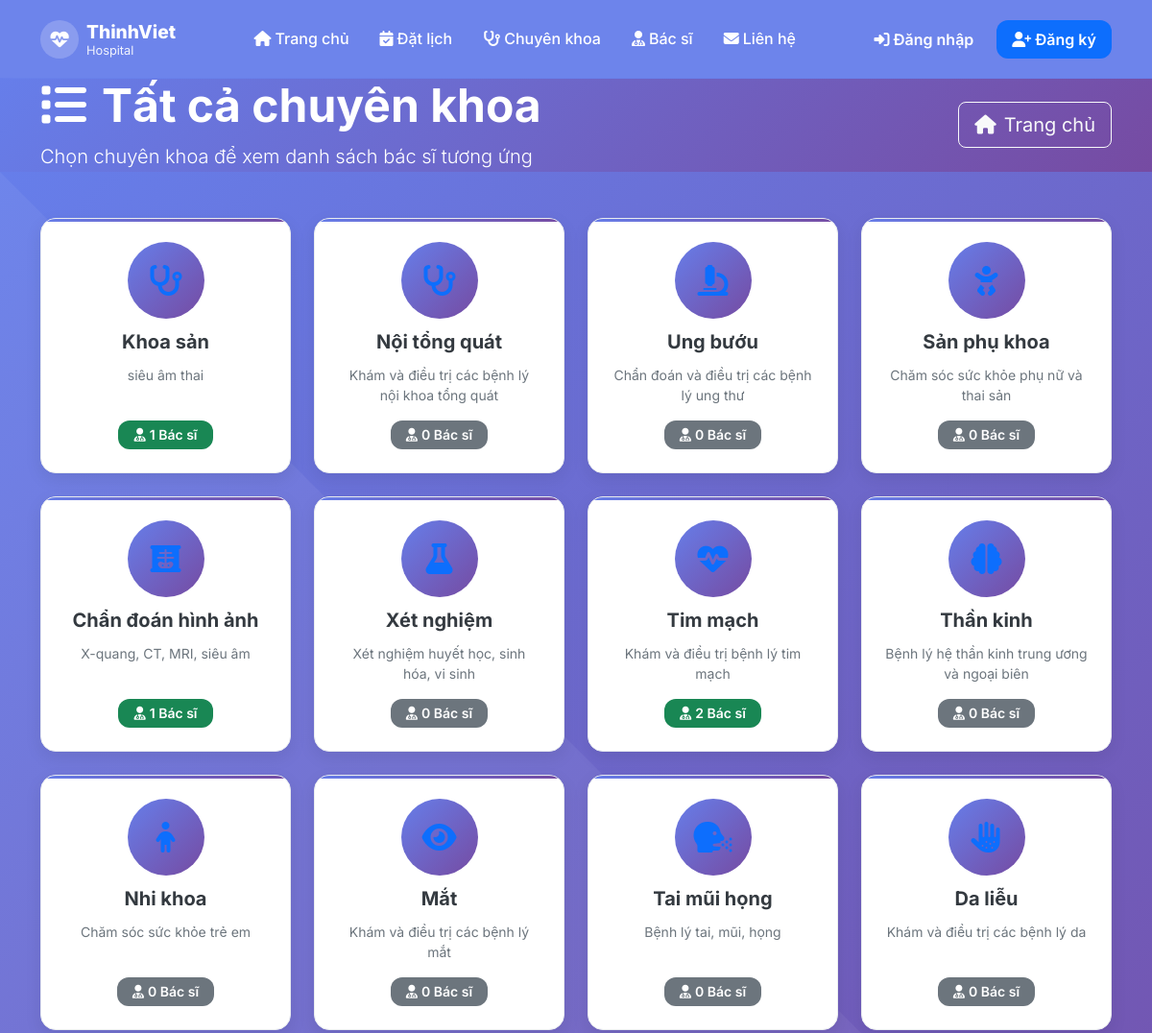
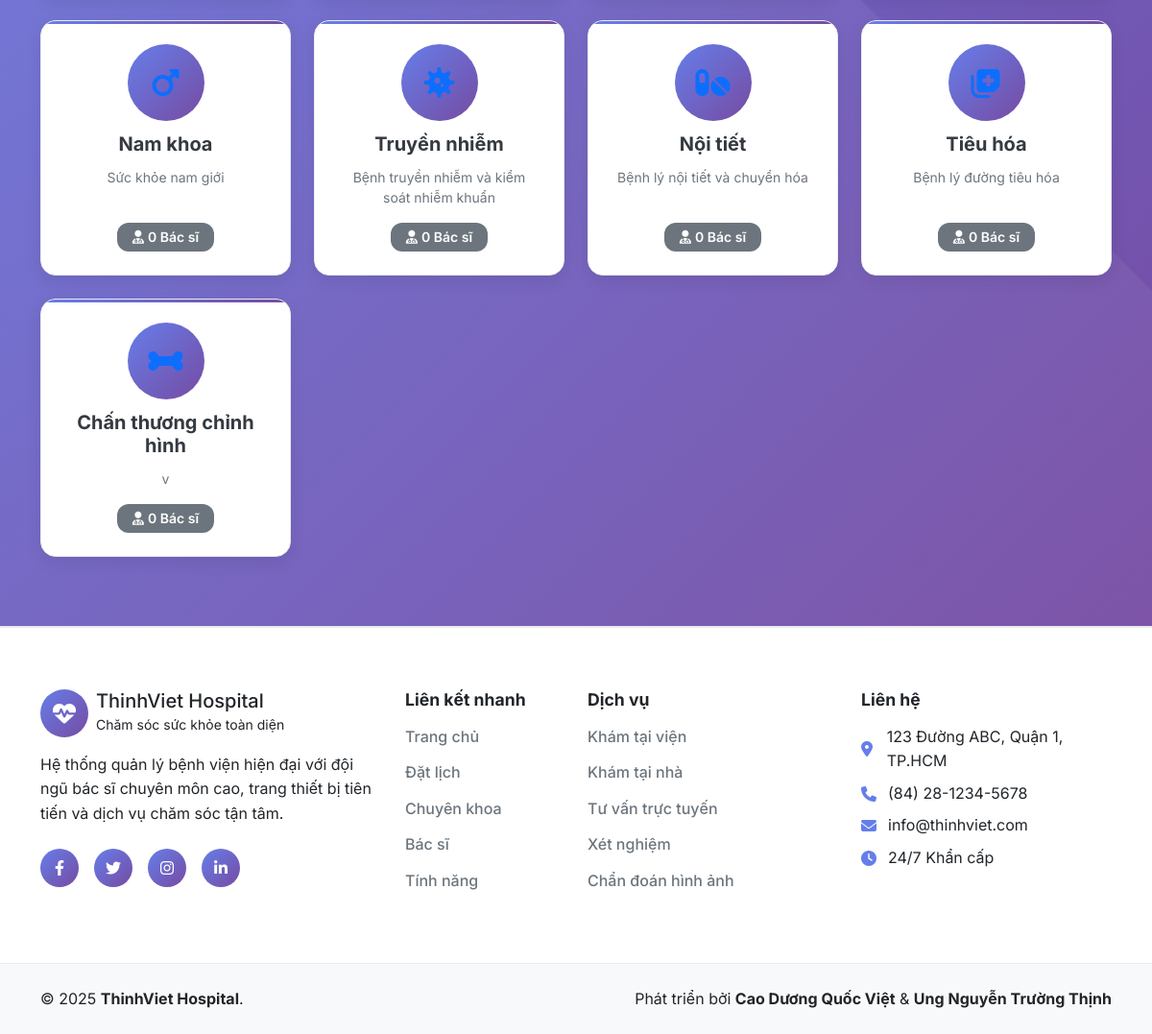
The page /specialties_all on the database its author committed (2 pictures, top to bottom).
### tables this page shows
CREATE TABLE `chuyen_khoa` (
  `id` int(11) NOT NULL,
  `ten` varchar(100) NOT NULL,
  `slug` varchar(120) DEFAULT NULL,
  `mo_ta` text DEFAULT NULL,
  `icon` varchar(100) DEFAULT NULL,
  `thu_tu` int(11) DEFAULT 0,
  `trang_thai` enum('active','inactive') DEFAULT 'active',
  `ngay_tao` timestamp NOT NULL DEFAULT current_timestamp(),
  `ngay_cap_nhat` timestamp NOT NULL DEFAULT current_timestamp() ON UPDATE current_timestamp()
);

### Controllers/DoctorController.php (called while the page is built, shortened)
<?php
require_once 'config/database.php';
class DoctorController
{
    public function __construct()
    {
        require_once 'config/database.php';
    }
    public function specialtiesAll()
    {
        require_once 'Models/Specialty.php';
        $spModel = new Specialty();
        if (method_exists($spModel, 'allWithDoctorCounts')) {
            $specialties = $spModel->allWithDoctorCounts();
        } else {
            $specialties = $spModel->all();
        }
        include 'Views/doctor/specialties_all.php';
    }
}

### config/database.php (called while the page is built, shortened)
<?php
class Database
{
    private $host;
    private $db_name;
    private $username;
    private $password;
    public function __construct()
    {
        $this->host = $_ENV['DB_HOST'] ?? getenv('DB_HOST') ?? 'localhost';
        $this->db_name = $_ENV['DB_NAME'] ?? getenv('DB_NAME') ?? 'hospital_management';
        $this->username = $_ENV['DB_USER'] ?? getenv('DB_USER') ?? 'root';
        $this->password = $_ENV['DB_PASS'] ?? getenv('DB_PASS') ?? '';
    }
    private function loadEnvFile()
    {
        $envFile = __DIR__ . '/../.env';
    }
    public function getConnection()
    {
        $this->conn = null;
        try {
            $this->conn = new PDO("mysql:host=" . $this->host . ";dbname=" . $this->db_name, $this->username, $this->password);
            $this->conn->exec("set names utf8");
            $this->conn->setAttribute(PDO::ATTR_ERRMODE, PDO::ERRMODE_EXCEPTION);
        } catch (PDOException $exception) {
            error_log("Database connection error: " . $exception->getMessage());
            echo "Database connection failed. Please try again later.";
        }
        return $this->conn;
    }
}

### Models/Specialty.php (called while the page is built, shortened)
<?php
require_once 'config/database.php';
class Specialty
{
    private $conn;
    private $table = 'chuyen_khoa';
    public function __construct()
    {
        $db = new Database();
        $this->conn = $db->getConnection();
    }
    public function allWithDoctorCounts()
    {
        $sql = "SELECT ck.id, ck.ten, ck.slug, ck.mo_ta, ck.icon, ck.thu_tu, ck.trang_thai,
                       COUNT(bs.id) AS doctor_count
                FROM {$this->table} ck
                LEFT JOIN bac_si bs ON bs.chuyen_khoa_id = ck.id
                GROUP BY ck.id, ck.ten, ck.slug, ck.mo_ta, ck.icon, ck.thu_tu, ck.trang_thai
                ORDER BY ck.thu_tu, ck.ten";
        $stmt = $this->conn->prepare($sql);
        $stmt->execute();
        return $stmt->fetchAll(PDO::FETCH_ASSOC);
    }
}

### Views/doctor/specialties_all.php (the view, shortened to what this page needs)
<?php $page_title = 'Tất cả chuyên khoa';
include 'Views/layouts/header.php'; ?>
<section class="page-header bg-gradient-primary text-white" style="margin-top: 81px;">
    <div class="container">
        <div class="row align-items-center">
            <div class="col-lg-8">
                <h1 class="display-5 fw-bold mb-2"><i class="fas fa-list me-3"></i>Tất cả chuyên khoa</h1>
                <p class="lead mb-0">Chọn chuyên khoa để xem danh sách bác sĩ tương ứng</p>
            </div>
            <div class="col-lg-4 text-lg-end">
                <a href="./home" class="btn btn-outline-light btn-lg"><i class="fas fa-home me-2"></i>Trang chủ</a>
            </div>
        </div>
    </div>
</section>
<section class="doctors-section py-5">
    <div class="container">
        <div class="row">
            <?php foreach (($specialties ?? []) as $sp):
                $iconClass = !empty($sp['icon']) ? $sp['icon'] : 'fas fa-stethoscope';
                $count = isset($sp['doctor_count']) ? (int)$sp['doctor_count'] : 0;
                $badgeColor = $count > 0 ? 'success' : 'secondary';
            ?>
            <div class="col-lg-3 col-md-4 col-sm-6 mb-4 d-flex">
                <a class="text-decoration-none text-reset d-block h-100 w-100"
                    href="./doctors_by_specialty?slug=<?php echo urlencode($sp['slug'] ?? ''); ?>">
                    <div class="specialty-card animate-on-scroll h-100">
                        <div class="specialty-icon"><i class="<?php echo htmlspecialchars($iconClass); ?>"></i></div>
                        <h5><?php echo htmlspecialchars($sp['ten']); ?></h5>
                        <p><?php echo htmlspecialchars($sp['mo_ta'] ?? ''); ?></p>
                        <div class="doctor-count">
                            <span class="badge bg-<?php echo $badgeColor; ?>">
                                <i class="fas fa-user-md me-1"></i><?php echo $count; ?> Bác sĩ
                            </span>
                        </div>
                    </div>
                </a>
            </div>
            <?php endforeach; ?>
        </div>
    </div>
</section>
<?php include 'Views/layouts/footer.php'; ?>

### assets/css/home.css (style rules this page uses)
:root { --primary-color: #667eea; --secondary-color: #764ba2; --success-color: #28a745; --warning-color: #ffc107; --danger-color: #dc3545; --info-color: #17a2b8; --light-color: #f8f9fa; --dark-color: #343a40; --white: #ffffff; --gray-100: #f8f9fa; --gray-200: #e9ecef; --gray-300: #dee2e6; --gray-400: #ced4da; --gray-500: #adb5bd; --gray-600: #6c757d; --gray-700: #495057; --gray-800: #343a40; --gray-900: #212529; --gradient-primary: linear-gradient(135deg, #667eea 0%, #764ba2 100%); --gradient-success: linear-gradient(135deg, #28a745 0%, #20c997 100%); --gradient-warning: linear-gradient(135deg, #ffc107 0%, #fd7e14 100%); --gradient-danger: linear-gradient(135deg, #dc3545 0%, #fd7e14 100%); --gradient-info: linear-gradient(135deg, #17a2b8 0%, #6f42c1 100%); --shadow-sm: 0 2px 4px rgba(0, 0, 0, 0.1); --shadow-md: 0 4px 15px rgba(0, 0, 0, 0.1); --shadow-lg: 0 10px 25px rgba(0, 0, 0, 0.15); --shadow-xl: 0 20px 40px rgba(0, 0, 0, 0.2); --border-radius: 12px; --border-radius-lg: 20px; --transition: all 0.3s ease; }
* { margin: 0; padding: 0; box-sizing: border-box; }
body { font-family: "Inter", -apple-system, BlinkMacSystemFont, "Segoe UI", Roboto, sans-serif; line-height: 1.6; color: var(--gray-800); overflow-x: hidden; }
.doctors-section { background: var(--gradient-primary); padding: 5rem 0; position: relative; }
.doctors-section::before { content: ""; position: absolute; top: 0; left: 0; right: 0; bottom: 0; background-size: cover; pointer-events: none; }
.specialty-card { background: var(--white); border-radius: var(--border-radius-lg); box-shadow: var(--shadow-lg); padding: 2rem 1.5rem; text-align: center; height: 100%; transition: var(--transition); border: 1px solid var(--gray-200); position: relative; overflow: hidden; }
.specialty-card::before { content: ""; position: absolute; top: 0; left: 0; right: 0; height: 3px; background: var(--gradient-primary); }
.specialty-icon { width: 80px; height: 80px; background: var(--gradient-primary); border-radius: 50%; display: flex; align-items: center; justify-content: center; margin: 0 auto 1.5rem; color: var(--white); font-size: 2rem; }
.specialty-card h5 { color: var(--gray-800); font-weight: 700; margin-bottom: 0.75rem; }
.specialty-card p { color: var(--gray-600); font-size: 0.875rem; margin-bottom: 1rem; line-height: 1.5; }
.doctor-count .badge { font-size: 0.875rem; padding: 0.5rem 1rem; border-radius: var(--border-radius); font-weight: 600; }
.bg-gradient-primary { background: var(--gradient-primary); }

### assets/css/theme.css (style rules this page uses)
:root { --primary: #0d6efd; --primary-600: #0b5ed7; --primary-100: #eaf3ff; --bg: #ffffff; --text: #1f2937; --muted: #6b7280; --border: #e5e7eb; --card-bg: #ffffff; --shadow: 0 8px 24px rgba(0, 0, 0, 0.08); --radius: 14px; }
body { background: var(--bg); color: var(--text); }

### Views/doctor/specialties_all.php (style rules this page uses)
.specialty-card { background: #fff; border-radius: 16px; box-shadow: 0 6px 18px rgba(0, 0, 0, 0.08); border: 1px solid #e9ecef; padding: 1.5rem; text-align: center; transition: all .25s; display: flex; flex-direction: column; }
.specialty-icon { font-size: 2rem; color: #0d6efd; margin-bottom: .75rem }
.doctor-count { margin-top: auto; }

### rows shown on the page
chuyen_khoa: ten "Khoa sản", mo_ta "siêu âm thai", count "1"
chuyen_khoa: ten "Nội tổng quát", mo_ta "Khám và điều trị các bệnh lý nội khoa tổng quát", count "0"
chuyen_khoa: ten "Ung bướu", mo_ta "Chẩn đoán và điều trị các bệnh lý ung thư", count "0"
chuyen_khoa: ten "Sản phụ khoa", mo_ta "Chăm sóc sức khỏe phụ nữ và thai sản", count "0"
chuyen_khoa: ten "Chẩn đoán hình ảnh", mo_ta "X-quang, CT, MRI, siêu âm", count "1"
chuyen_khoa: ten "Xét nghiệm", mo_ta "Xét nghiệm huyết học, sinh hóa, vi sinh", count "0"
chuyen_khoa: ten "Tim mạch", mo_ta "Khám và điều trị bệnh lý tim mạch", count "2"
chuyen_khoa: ten "Thần kinh", mo_ta "Bệnh lý hệ thần kinh trung ương và ngoại biên", count "0"
chuyen_khoa: ten "Nhi khoa", mo_ta "Chăm sóc sức khỏe trẻ em", count "0"
chuyen_khoa: ten "Mắt", mo_ta "Khám và điều trị các bệnh lý mắt", count "0"
chuyen_khoa: ten "Tai mũi họng", mo_ta "Bệnh lý tai, mũi, họng", count "0"
chuyen_khoa: ten "Da liễu", mo_ta "Khám và điều trị các bệnh lý da", count "0"
chuyen_khoa: ten "Nam khoa", mo_ta "Sức khỏe nam giới", count "0"
chuyen_khoa: ten "Truyền nhiễm", mo_ta "Bệnh truyền nhiễm và kiểm soát nhiễm khuẩn", count "0"
chuyen_khoa: ten "Nội tiết", mo_ta "Bệnh lý nội tiết và chuyển hóa", count "0"
chuyen_khoa: ten "Tiêu hóa", mo_ta "Bệnh lý đường tiêu hóa", count "0"
chuyen_khoa: ten "Chấn thương chỉnh hình", mo_ta "v", count "0"
